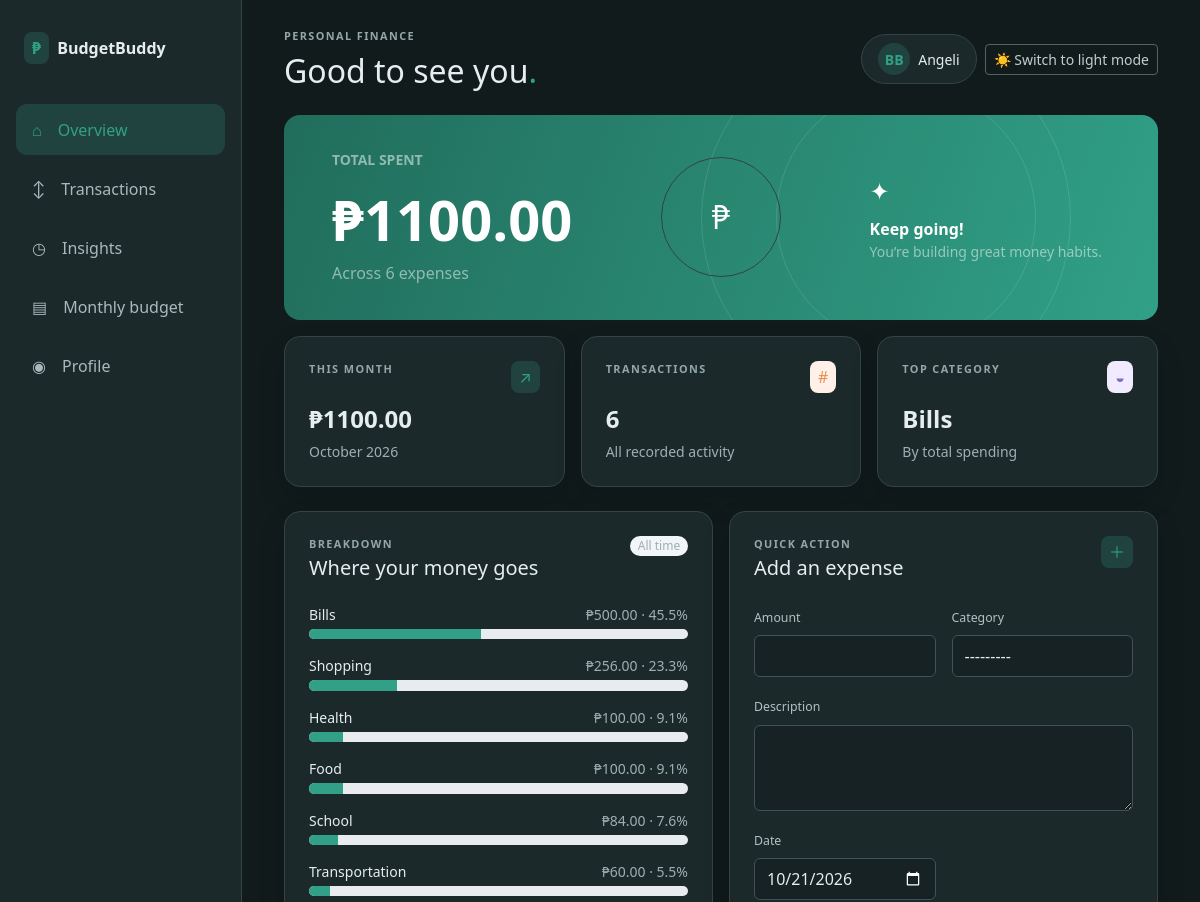
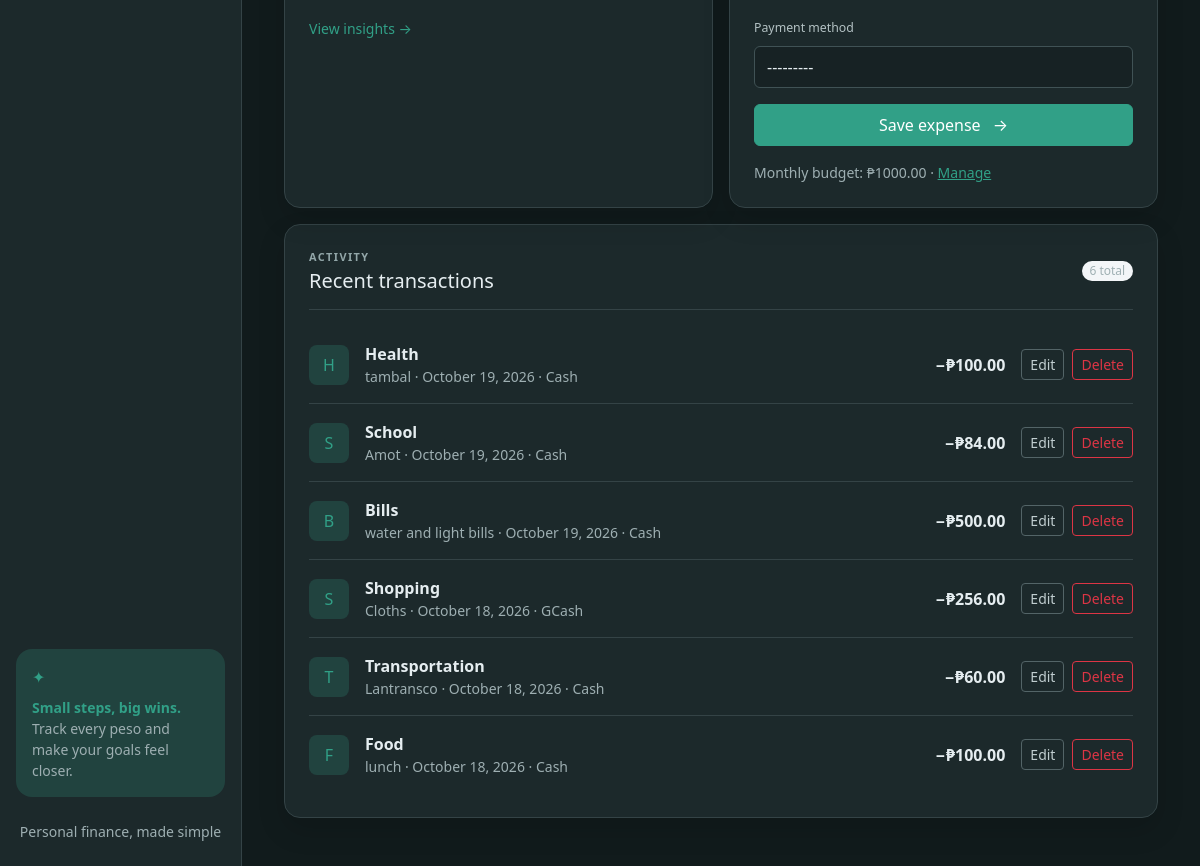
The page / (signed in) on the database its author committed (2 pictures, top to bottom).
### COOL_APP/models.py (models this page shows, shortened)
class Expense(models.Model):
    class Category(models.TextChoices):
        FOOD = "Food", "Food"
        TRANSPORTATION = "Transportation", "Transportation"
        SCHOOL = "School", "School"
        HEALTH = "Health", "Health"
        BILLS = "Bills", "Bills"
        UTILITIES = "Utilities", "Utilities"
        PERSONAL_CARE = "Personal Care", "Personal care"
        SUBSCRIPTIONS = "Subscriptions", "Subscriptions"
        GIFTS = "Gifts", "Gifts"
        ENTERTAINMENT = "Entertainment", "Entertainment"
        SHOPPING = "Shopping", "Shopping"
        OTHER = "Other", "Other"
    class PaymentMethod(models.TextChoices):
        CASH = "Cash", "Cash"
        CREDIT_CARD = "Credit Card", "Credit Card"
        DEBIT_CARD = "Debit Card", "Debit Card"
        GCASH = "GCash", "GCash"
        MAYA = "Maya", "Maya"
        E_WALLET = "E-Wallet (GCash/Maya)", "E-Wallet (GCash/Maya)"
        BANK_TRANSFER = "Bank Transfer", "Bank Transfer"
        OTHER = "Other", "Other"
    user = models.ForeignKey(
        settings.AUTH_USER_MODEL,
        on_delete=models.CASCADE,
        related_name="expenses",
    )
    amount = models.DecimalField(
        max_digits=10,
        decimal_places=2,
        validators=[MinValueValidator(0.01)],
    )
    category = models.CharField(max_length=30, choices=Category.choices)
    description = models.TextField()
    date = models.DateField(default=timezone.localdate)
    payment_method = models.CharField(max_length=30, choices=PaymentMethod.choices)
    class Meta:
        ordering = ["-date", "-pk"]
        constraints = [
            models.CheckConstraint(condition=models.Q(amount__gt=0), name="expense_amount_positive"),
        ]

class MonthlyBudget(models.Model):
    user = models.ForeignKey(
        settings.AUTH_USER_MODEL,
        on_delete=models.CASCADE,
        related_name="monthly_budgets",
    )
    year = models.PositiveSmallIntegerField()
    month = models.PositiveSmallIntegerField()
    amount = models.DecimalField(
        max_digits=10,
        decimal_places=2,
        validators=[MinValueValidator(0.01)],
    )
    class Meta:
        ordering = ["-year", "-month"]
        constraints = [
            models.UniqueConstraint(fields=["user", "year", "month"], name="unique_user_monthly_budget"),
            models.CheckConstraint(condition=models.Q(month__gte=1, month__lte=12), name="budget_month_valid"),
            models.CheckConstraint(condition=models.Q(amount__gt=0), name="budget_amount_positive"),
        ]

### COOL_APP/views.py (the view)
# urls.py: path("", views.expense_list, name="expense_list"),
@login_required
def expense_list(request):
    today = timezone.localdate()
    period = _selected_period(request)
    previous, following = _period_navigation(period)
    quick_form = ExpenseForm(request.POST or None, prefix="quick")
    if request.method == "POST" and quick_form.is_valid():
        expense = quick_form.save(commit=False)
        expense.user = request.user
        expense.save()
        messages.success(request, "Expense added successfully.")
        return redirect("expense_list")
    user_expenses = Expense.objects.filter(user=request.user)
    monthly_expenses = Expense.objects.filter(
        user=request.user,
        date__year=period.year,
        date__month=period.month,
    )
    monthly_income = Income.objects.filter(
        user=request.user,
        date__year=period.year,
        date__month=period.month,
    )
    expense_total = monthly_expenses.aggregate(total=Sum("amount"))["total"] or Decimal("0.00")
    income_total = monthly_income.aggregate(total=Sum("amount"))["total"] or Decimal("0.00")
    budget = MonthlyBudget.objects.filter(
        user=request.user,
        year=period.year,
        month=period.month,
    ).first()
    budget_amount = budget.amount if budget else Decimal("0.00")
    percent_used = float(expense_total / budget_amount * 100) if budget_amount else 0
    recent_rows = _matching_transaction_rows(request.user, limit=6)
    category_totals = list(
        user_expenses.values("category")
        .annotate(total=Sum("amount"))
        .order_by("-total")
    )
    category_labels = dict(Expense.Category.choices)
    total_spent = user_expenses.aggregate(total=Sum("amount"))["total"] or Decimal("0.00")
    for item in category_totals:
        item["label"] = category_labels[item["category"]]
        item["percentage"] = (
            float(item["total"] / total_spent * 100)
            if total_spent
            else 0
        )
    return render(
        request,
        "expenses/dashboard.html",
        {
            "period": period,
            "period_label": f"{month_name[period.month]} {period.year}",
            "current_month_label": f"{month_name[period.month]} {period.year}",
            "previous_month": previous.strftime("%Y-%m"),
            "next_month": following.strftime("%Y-%m"),
            "is_current_month": period.year == today.year and period.month == today.month,
            "expense_total": expense_total,
            "total_spent": total_spent,
            "income_total": income_total,
            "transaction_count": monthly_expenses.count() + monthly_income.count(),
            "all_expense_count": user_expenses.count(),
            "all_transaction_count": user_expenses.count() + Income.objects.filter(user=request.user).count(),
            "category_totals": category_totals,
            "top_category": category_totals[0] if category_totals else None,
            "balance": income_total - expense_total,
            "budget": budget,
            "budget_amount": budget_amount,
            "budget_remaining": budget_amount - expense_total,
            "percent_used": percent_used,
            "progress_width": min(percent_used, 100),
            "over_budget": bool(budget and expense_total > budget_amount),
            "budget_overage": max(expense_total - budget_amount, Decimal("0.00")),
            "recent_rows": recent_rows[:6],
            "quick_form": quick_form,
            "current_hour": timezone.localtime().hour,
            "dashboard_layout": True,
        },
    )

### Templates/expenses/dashboard.html (shortened to what this page needs)
{% extends "base.html" %}
{% block content %}
<header class="d-flex flex-wrap justify-content-between align-items-center gap-3 mb-4">
  <div>
    <div class="dashboard-eyebrow mb-2">Personal finance</div>
    <h1 class="h2 mb-0">Good to see you<span class="text-success">.</span></h1>
  </div>
  <div class="d-flex flex-wrap align-items-center gap-2">
    <div class="rounded-pill bg-white border px-3 py-2 d-flex align-items-center gap-2 small">
      <span class="palette-mark rounded-circle d-inline-flex align-items-center justify-content-center fw-semibold" style="width:2rem;height:2rem">BB</span>
      {{ user.first_name|default:user.username }}
    </div>
    <button class="btn btn-outline-secondary btn-sm theme-toggle" type="button" data-theme-toggle aria-pressed="false">☀️ Switch to light mode</button>
  </div>
</header>
<section class="dashboard-hero d-flex align-items-center px-4 px-lg-5 py-4 mb-3" aria-label="Total spending">
  <div class="position-relative" style="z-index:1">
    <div class="text-white-50 small fw-semibold text-uppercase mb-3">Total spent</div>
    <div class="display-4 fw-bold mb-2">₱{{ total_spent|floatformat:2 }}</div>
    <div class="text-white-50">Across {{ all_expense_count }} expense{{ all_expense_count|pluralize }}</div>
  </div>
  <div class="position-absolute top-50 start-50 translate-middle d-none d-lg-flex rounded-circle border border-light border-opacity-25 align-items-center justify-content-center" style="width:120px;height:120px;font-size:2rem;z-index:1">₱</div>
  <div class="ms-auto d-none d-lg-block position-relative pe-2" style="z-index:1">
    <div class="fs-4 mb-2">✦</div>
    <div class="fw-semibold">Keep going!</div>
    <div class="small text-white-50">{% if all_expense_count %}You’re building great money habits.{% else %}Your spending story starts here.{% endif %}</div>
  </div>
</section>
<section class="row g-3 mb-4" aria-label="Spending summary">
  <div class="col-12 col-md-4">
    <div class="dashboard-card dashboard-stat p-3 p-lg-4 h-100">
      <div class="d-flex justify-content-between"><div class="dashboard-eyebrow">This month</div><span class="palette-mark rounded-3 px-2 py-1">↗</span></div>
      <div class="fs-4 fw-semibold mt-2">₱{{ expense_total|floatformat:2 }}</div>
      <div class="small text-secondary mt-1">{{ current_month_label }}</div>
    </div>
  </div>
  <div class="col-12 col-md-4">
    <div class="dashboard-card dashboard-stat p-3 p-lg-4 h-100">
      <div class="d-flex justify-content-between"><div class="dashboard-eyebrow">Transactions</div><span class="rounded-3 px-2 py-1" style="background:#fff0e8;color:#e69054">#</span></div>
      <div class="fs-4 fw-semibold mt-2">{{ all_transaction_count }}</div>
      <div class="small text-secondary mt-1">All recorded activity</div>
    </div>
  </div>
  <div class="col-12 col-md-4">
    <div class="dashboard-card dashboard-stat p-3 p-lg-4 h-100">
      <div class="d-flex justify-content-between"><div class="dashboard-eyebrow">Top category</div><span class="rounded-3 px-2 py-1" style="background:#f1ebff;color:#8066c9">◒</span></div>
      <div class="fs-4 fw-semibold mt-2">{% if top_category %}{{ top_category.label }}{% else %}No category yet{% endif %}</div>
      <div class="small text-secondary mt-1">By total spending</div>
    </div>
  </div>
</section>
<section class="row g-3 mb-3">
  <div class="col-12 col-lg-6">
    <div class="dashboard-card p-4 h-100" style="min-height:420px">
      <div class="d-flex justify-content-between align-items-start">
        <div><div class="dashboard-eyebrow mb-1">Breakdown</div><h2 class="h5 mb-0">Where your money goes</h2></div>
        <span class="badge rounded-pill text-secondary fw-normal" style="background:#f3f6f8">All time</span>
      </div>
      {% if category_totals %}
      <div class="mt-4">
        {% for category in category_totals %}
        <div class="mb-3">
          <div class="d-flex justify-content-between gap-2 small mb-1"><span>{{ category.label }}</span><span class="text-secondary">₱{{ category.total|floatformat:2 }} · {{ category.percentage|floatformat:1 }}%</span></div>
          <div class="progress"><div class="progress-bar" role="progressbar" style="width:{{ category.percentage }}%;background:var(--app-primary)" aria-valuenow="{{ category.percentage|floatformat:0 }}" aria-valuemin="0" aria-valuemax="100" aria-label="{{ category.label }} spending"></div></div>
        </div>
        {% endfor %}
      </div>
      {% else %}
      <div class="h-75 d-flex flex-column align-items-center justify-content-center text-center py-5">
        <div class="text-success mb-3">◌</div>
        <div class="fw-medium">No spending categories yet</div>
        <p class="small text-secondary mb-0 mt-2">Add your first expense to see your breakdown.</p>
      </div>
      {% endif %}
      <a class="small text-decoration-none d-inline-block mt-2" href="{% url 'insights' %}">View insights →</a>
    </div>
  </div>
  <div class="col-12 col-lg-6">
    <div class="dashboard-card p-4 h-100">
      <div class="d-flex justify-content-between align-items-start mb-4">
        <div><div class="dashboard-eyebrow mb-1">Quick action</div><h2 class="h5 mb-0">Add an expense</h2></div>
        <span class="palette-mark rounded-3 px-2 py-1">＋</span>
      </div>
      <form method="post" class="dashboard-quick-form" novalidate>
        <div class="row g-3">
          <div class="col-6">
            <label class="form-label" for="{{ quick_form.amount.id_for_label }}">Amount</label>
            {{ quick_form.amount }}
          </div>
          <div class="col-6">
            <label class="form-label" for="{{ quick_form.category.id_for_label }}">Category</label>
            {{ quick_form.category }}
          </div>
          <div class="col-12">
            <label class="form-label" for="{{ quick_form.description.id_for_label }}">Description</label>
            {{ quick_form.description }}
          </div>
          <div class="col-6">
            <label class="form-label" for="{{ quick_form.date.id_for_label }}">Date</label>
            {{ quick_form.date }}
          </div>
          <div class="col-12">
            <label class="form-label" for="{{ quick_form.payment_method.id_for_label }}">Payment method</label>
            {{ quick_form.payment_method }}
          </div>
        </div>
        <button class="btn btn-primary dashboard-save w-100 mt-3 py-2" type="submit">Save expense <span class="ms-2">→</span></button>
      </form>
      {% if budget %}
      <div class="small text-secondary mt-3">Monthly budget: ₱{{ budget_amount|floatformat:2 }} · <a href="{% url 'budget_update' %}?month={{ period|date:'Y-m' }}">Manage</a></div>
      {% else %}
      <div class="small text-secondary mt-3"><a href="{% url 'budget_update' %}?month={{ period|date:'Y-m' }}">Set a monthly budget</a> to track your goals.</div>
      {% endif %}
    </div>
  </div>
</section>
<section class="dashboard-card p-4">
  <div class="d-flex justify-content-between align-items-center border-bottom pb-3 mb-3">
    <div><div class="dashboard-eyebrow mb-1">Activity</div><h2 class="h5 mb-0">Recent transactions</h2></div>
    <a class="badge rounded-pill text-secondary text-decoration-none fw-normal" style="background:#f3f6f8" href="{% url 'transaction_list' %}">{{ all_transaction_count }} total</a>
  </div>
  {% if recent_rows %}
    {% for row in recent_rows %}
    <div class="d-flex flex-wrap align-items-center gap-3 py-3 {% if not forloop.last %}border-bottom{% endif %}">
      <div class="palette-mark rounded-3 d-flex align-items-center justify-content-center" style="width:2.5rem;height:2.5rem">{{ row.label|first }}</div>
      <div class="flex-grow-1">
        <a href="{% url row.detail_url row.record.pk %}" class="fw-semibold text-dark text-decoration-none">{{ row.label }}</a>
        <div class="small text-secondary">{{ row.record.description|truncatechars:55 }} · {{ row.record.date|date:"F j, Y" }} · {{ row.record.get_payment_method_display }}</div>
      </div>
      <div class="fw-semibold text-nowrap {% if row.kind == 'income' %}text-success{% endif %}">{% if row.kind == "income" %}+{% else %}−{% endif %}₱{{ row.record.amount|floatformat:2 }}</div>
      <div class="d-flex gap-2">
        <a class="btn btn-sm btn-outline-secondary" href="{% url row.edit_url row.record.pk %}">Edit</a>
        <a class="btn btn-sm btn-outline-danger" href="{% url row.delete_url row.record.pk %}">Delete</a>
      </div>
    </div>
    {% endfor %}
  {% endif %}
</section>
{% endblock %}

### Templates/base.html (shortened to what this page needs)
<!doctype html>
<html lang="en">
<head>
  <link href="https://cdn.jsdelivr.net/npm/bootstrap@5.3.3/dist/css/bootstrap.min.css" rel="stylesheet">
</head>
<body class="bg-light{% if user.is_authenticated %} dashboard-page{% endif %}">
  {% if user.is_authenticated %}
  <aside class="dashboard-sidebar d-none d-md-flex flex-column p-3">
    <a class="navbar-brand fw-bold text-dark d-flex align-items-center gap-2 px-2 py-3 mb-4" href="{% url 'expense_list' %}">
      <span class="palette-mark rounded-3 px-2 py-1">₱</span> BudgetBuddy
    </a>
    <nav class="nav nav-pills flex-column gap-2">
      <a class="nav-link {% if request.resolver_match.url_name == 'expense_list' %}active{% endif %}" href="{% url 'expense_list' %}"><span class="me-3">⌂</span>Overview</a>
      <a class="nav-link " href="{% url 'transaction_list' %}"><span class="me-3">↕</span>Transactions</a>
      <a class="nav-link {% if request.resolver_match.url_name == 'insights' %}active{% endif %}" href="{% url 'insights' %}"><span class="me-3">◷</span>Insights</a>
      <a class="nav-link {% if request.resolver_match.url_name == 'budget_update' %}active{% endif %}" href="{% url 'budget_update' %}"><span class="me-3">▤</span>Monthly budget</a>
      <a class="nav-link {% if request.resolver_match.url_name == 'profile' %}active{% endif %}" href="{% url 'profile' %}"><span class="me-3">◉</span>Profile</a>
    </nav>
    <div class="mt-auto">
      <div class="palette-mark rounded-4 p-3 mb-3">
        <div class="text-primary mb-2">✦</div>
        <div class="fw-semibold small">Small steps, big wins.</div>
        <div class="text-secondary small">Track every peso and make your goals feel closer.</div>
      </div>
      <div class="text-center text-secondary small py-2">Personal finance, made simple</div>
    </div>
  </aside>
  {% endif %}
  <div class="{% if user.is_authenticated %}dashboard-workspace{% endif %}">
  <main class="{% if user.is_authenticated %}dashboard-content{% else %}container py-4{% endif %}">
    {% block content %}{% endblock %}
  </main>
  </div>
</body>
</html>

### rows shown on the page
Expense: label "Bills", total "500.00", percentage "45.5", {{ category.percentage }} 45.45454545454545 (drawn), label|first "B", record.description "water and light bills", record "October 19, 2026", record.payment_method "Cash", record.amount "500.00"
Expense: label "Shopping", total "256.00", percentage "23.3", {{ category.percentage }} 23.272727272727273 (drawn), label|first "S", record.description "Cloths", record "October 18, 2026", record.payment_method "GCash", record.amount "256.00"
Expense: label "Health", total "100.00", percentage "9.1", {{ category.percentage }} 9.090909090909092 (drawn), label|first "H", record.description "tambal", record "October 19, 2026", record.payment_method "Cash", record.amount "100.00"
Expense: label "Food", total "100.00", percentage "9.1", {{ category.percentage }} 9.090909090909092 (drawn), label|first "F", record.description "lunch", record "October 18, 2026", record.payment_method "Cash", record.amount "100.00"
Expense: label "School", total "84.00", percentage "7.6", {{ category.percentage }} 7.636363636363637 (drawn), label|first "S", record.description "Amot", record "October 19, 2026", record.payment_method "Cash", record.amount "84.00"
Expense: label "Transportation", total "60.00", percentage "5.5", {{ category.percentage }} 5.454545454545454 (drawn), label|first "T", record.description "Lantransco", record "October 18, 2026", record.payment_method "Cash", record.amount "60.00"
MonthlyBudget: amount "1000.00"

### other values the page prints
{{ user.first_name|default:user.username }} "Angeli"
{{ total_spent|floatformat:2 }} "1100.00"
{{ all_expense_count }} "6"
{{ expense_total|floatformat:2 }} "1100.00"
{{ current_month_label }} "October 2026"
{{ all_transaction_count }} "6"
